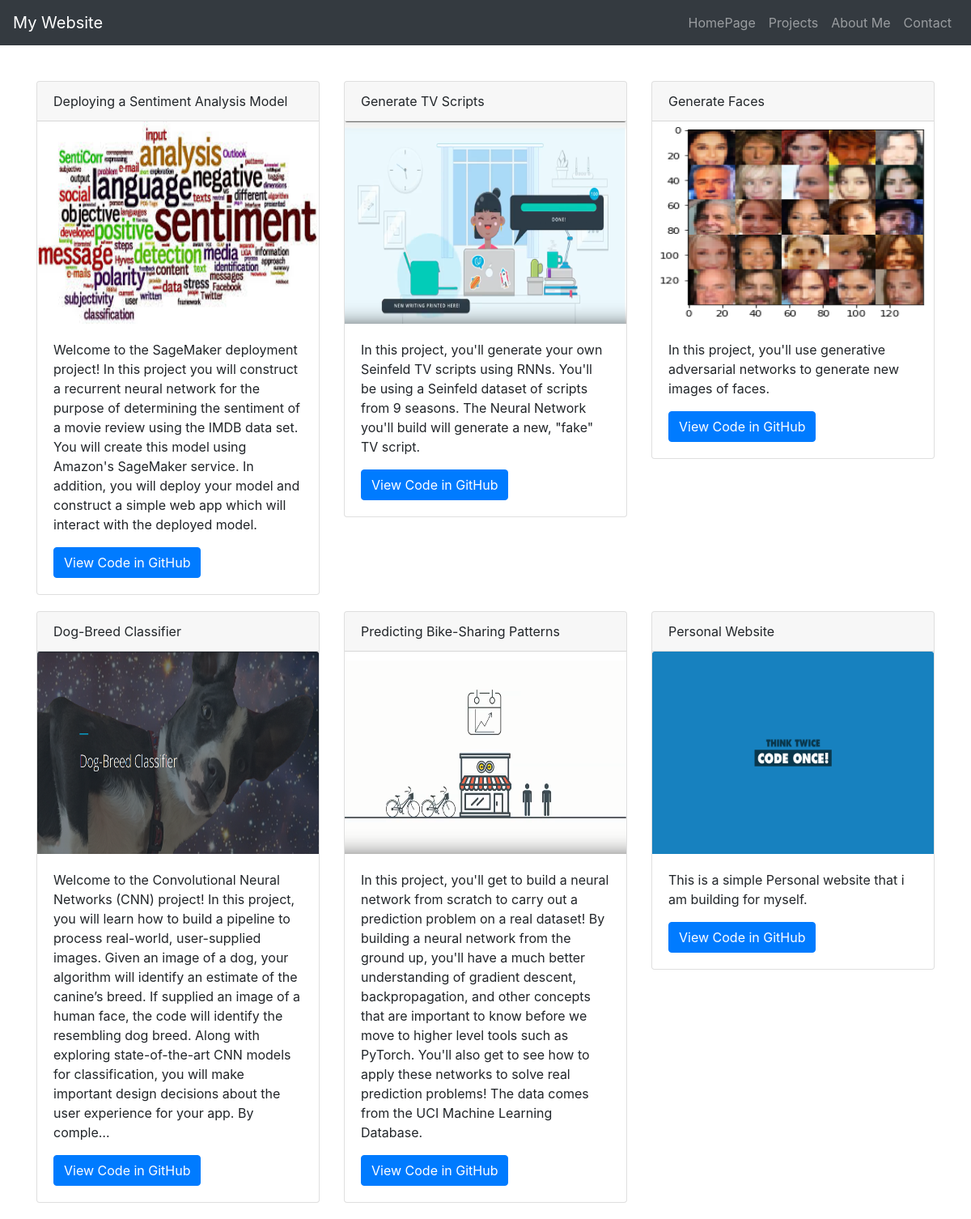
The page /projects/ on the database as committed earlier.
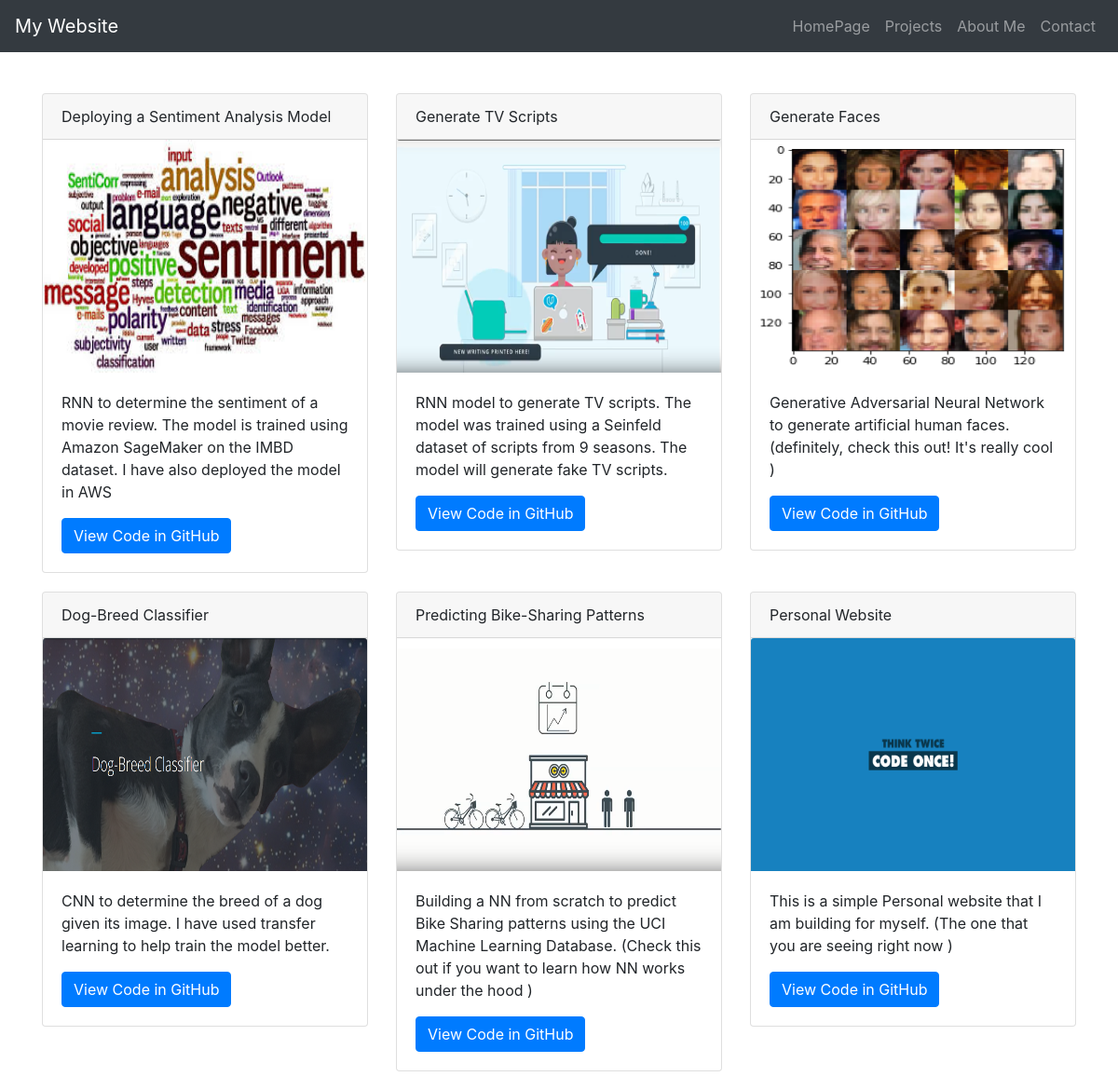
The same page on the database as committed later.
### mainapp/models.py (models this page shows, shortened)
class Project(models.Model):
    project_title = models.CharField(max_length = 150)
    pub_date = models.DateTimeField('date published')
    project_url = models.URLField(max_length = 200)
    project_description = models.TextField()
    project_title_image = models.ImageField(upload_to = 'images/')

### mainapp/views.py (the view)
# urls.py: path('projects/',views.projects,name='projects'),
def projects(request):
    projects_list = Project.objects.order_by('-pub_date').all()
    context = {
        'projects_list':projects_list
    }
    return render(request,'mainapp/projects.html',context)

### mainapp/templates/mainapp/projects.html
{% extends 'mainapp/base.html' %}
{% block content %}
    <div class="container" style="margin-top: 100px;">
        <div class="row">
            {% for project in projects_list %}
                <div class="col-sm-4">
                    <div class="card " style="margin-bottom: 20px; min-height: 400px;">
                        <div class="card-header">
                            {{project.project_title}}
                        </div>
                        <img src="{{ project.project_title_image.url }}" class="card-img-top" alt="TEXTED" style="height: 250px; width: auto; ">
                        <div class="card-body">
                            <p>{{project.project_description | truncatechars:500}}</p>
                            <a href="{{project.project_url}}" target="_blank" class="btn btn-primary" >View Code in GitHub</a>
                        </div>
                    </div>
                </div>
            {% endfor %}
        </div>
    </div>
{% endblock %}

Rows that differ between the two databases and show on the page:
changed Project "Deploying a Sentiment Analysis Model": project_description "Welcome to the SageMaker deployment project! In this project you will construct a recurrent neural network for the purpose of determining the sentiment of a movie review using the IMDB data set. You will create this model using Amazon's SageMaker service. In addition, you will deploy your model and construct a simple web app which will interact with the deployed model." → "RNN to determine the sentiment of a movie review. The model is trained using Amazon SageMaker on the IMBD dataset. I have also deployed the model in AWS"
changed Project "Generate TV Scripts": project_description "In this project, you'll generate your own Seinfeld TV scripts using RNNs. You'll be using a Seinfeld dataset of scripts from 9 seasons. The Neural Network you'll build will generate a new, \"fake\" TV script." → "RNN model to generate TV scripts. The model was trained using a Seinfeld dataset of scripts from 9 seasons. The model will generate fake TV scripts."
changed Project "Generate Faces": project_description "In this project, you'll use generative adversarial networks to generate new images of faces." → "Generative Adversarial Neural Network to generate artificial human faces. (definitely, check this out! It's really cool )"
changed Project "Dog-Breed Classifier": project_description "Welcome to the Convolutional Neural Networks (CNN) project! In this project, you will learn how to build a pipeline to process real-world, user-supplied images. Given an image of a dog, your algorithm will identify an estimate of the canine’s breed. If supplied an image of a human face, the code will identify the resembling dog breed. Along with exploring state-of-the-art CNN models for classification, you will make important design decisions about the user experience for your app. By comple…" → "CNN to determine the breed of a dog given its image. I have used transfer learning to help train the model better."
changed Project "Predicting Bike-Sharing Patterns": project_description "In this project, you'll get to build a neural network from scratch to carry out a prediction problem on a real dataset! By building a neural network from the ground up, you'll have a much better understanding of gradient descent, backpropagation, and other concepts that are important to know before we move to higher level tools such as PyTorch. You'll also get to see how to apply these networks to solve real prediction problems! The data comes from the UCI Machine Learning Database." → "Building a NN from scratch to predict Bike Sharing patterns using the UCI Machine Learning Database. (Check this out if you want to learn how NN works under the hood )"
changed Project "Personal Website": project_description "This is a simple Personal website that i am building for myself." → "This is a simple Personal website that I am building for myself. (The one that you are seeing right now )"
